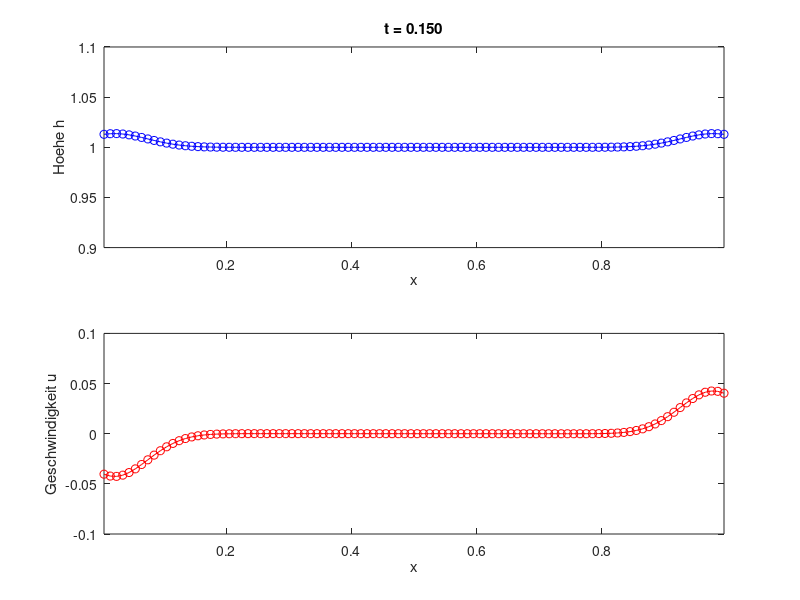
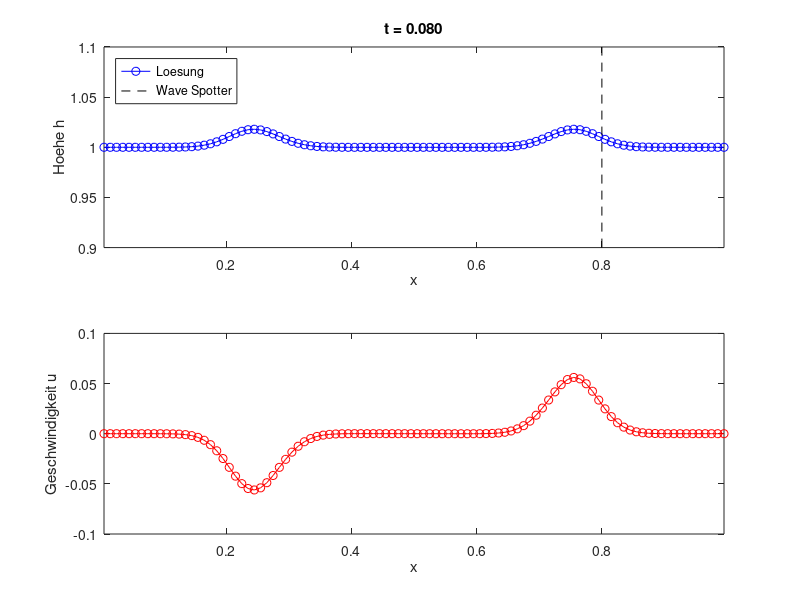

These charts were generated, in order, by the following MATLAB code:
%% HAUPTFUNKTION
% Finite-Volumen-Code zur Loesung der 1D Flachwassergleichungen
% Q_t + F_x(Q) = 0
% mit Q = [h, h*u] und F(Q) = [h*u, h*u^2 + 1/2*g*h^2]

%% HAUPTFUNKTION
% =========================================================================
function Flachwasser_FV()

close all

% Anfangswert-Szenario:
% 1 = Wellenproblem (Gauß'sche Glockenkurve)
% 2 = Dammbruchproblem (Stufenprofil)
szenario = 1;

% Modellparameter
g   = 9.81;% Erdbeschleunigung
h_0 = 1;% Wasserhoehe Ruhelage
u_0 = 0;% Horizontalgeschwindigkeit Ruhelage

% Raum-Diskretisierung
x_links  = 0;% Rechengebiet linker Rand
x_rechts = 1;% Rechengebiet rechter Rand
N        = 100;% Anzahl Gitterzellen

% Zeit-Diskretisierung
CFL   = 0.5;% CFL-Zahl
t_0   = 0;% Startzeit
t_end = 0.15;% Endzeit

% Variablen deklarieren
Q   = zeros(2,N); % Loesungsvektor (wird in jedem Zeitschritt ueberschrieben):
% erste Zeile = h, zweite Zeile = h*u
dx  = (x_rechts-x_links)/N; % Raum-Schrittweite
x   = ((dx/2):(dx):(x_rechts-dx/2))% Koordinaten Zellmittelpunkte

% Anfangswerte
if szenario == 1  % Wellenproblem
  % Amplitude der Anfangsstoerung
  dh = 0.1;
  % Gauss'sche Glockenkurve
  for i = 1:N
    Q(1,i) = h_0 + dh * exp(-(50*(x(i)-0.5))^2);
    Q(2,i) = Q(1,i)*u_0;
  end
elseif szenario == 2  % Dammbruchproblem
  % Amplitude der Anfangsstoerung
  % ...
else  % Szenario nicht implementiert
  error('Szenario nicht implementiert - waehle 1 (Wellenproblem) oder 2 (Dammbruchproblem)!')
end
  
% Initialisierung Laufvariablen
t = t_0;  % Zeit
spotted = false;  % Flag, ob bereits Welle detektiert wurde

% Visualisierung Anfangswerte
figure(1)
Qprim = cons2prim(Q);
visualize(Qprim,x,t,szenario,1)

% Zeitschleife ----------------------------------------------------------
while t<t_end

  % Berechnung Zeitschritt
  lambda_max = get_lambdamax(Q,g,N);
  dt = CFL*dx/lambda_max;

  % Anpassung Zeitschritt, falls Endzeitpunkt ueberschritten
  if t+dt > t_end
    dt = t_end - t;
  end 

  % Loesung zum naechsten Zeitschritt (ueberschreibe Loesungsvariable)
  Q = Euler_explizit(Q,dt,dx,lambda_max,N,g,szenario);
  
  % Zeitinkrement
  t = t + dt;

  % Anwendung Wave Spotter
  Qprim = cons2prim(Q);
  spotted = wave_spotter(Qprim,t,x,szenario,spotted);

  % Live-Visualisierung
  visualize(Qprim,x,t,szenario,1)
  drawnow   % aktualisiere Plot zur Laufzeit
  pause(0.01)

end % -------------------------------------------------------------------

end


%% UNTERFUNKTIONEN
% =========================================================================

% Zeitintegration 1.Ordnung mittels explizitem Euler-Verfahren ------------
function [Q_neu] = Euler_explizit(Q,dt,dx,lambda_max,N,g,szenario)
  % Raumoperator auswerten
  % ...
  R = FV(Q,dx,lambda_max,N,g,szenario);
  

  % explizites Euler-Verfahren anwenden
  % ...
  Q_neu = Q+dt*R;
end % ---------------------------------------------------------------------


% FV-Verfahren ------------------------------------------------------------
function [dQ] = FV(Q,dx,lambda_max,N,g,szenario)
  
  dQ = zeros(2,N);    % Loesungsinkrement
  
  % Ghost States an linkem und rechtem Rand des Rechengebiets
  if szenario == 1       % Gauss-Puls: Ausflussraender
    Qghost_L = Q(:,1);
    Qghost_R = Q(:,N);
  elseif szenario == 2   % Dammbruch: reflektierende Waende
    Qghost_L = 0;
    Qghost_R = 0;
  end
  
  % FV-Raumoperator zellweise zusammensetzen
  for i=1:N
    % numerische Fluesse am linken (G_L = G_{i-1/2}) und rechten (G_R = G_{i+1/2}) Zellrand
    if i==1       % linker Rand des Rechengebiets
      % ...
      G_L = LaxFriedrichs(Qghost_L,Q(:,i),lambda_max,g);
      G_R = LaxFriedrichs(Q(:,i),Q(:,i+1),lambda_max,g)
    elseif i==N   % rechter Rand des Rechengebiets
      % ...
      G_R = LaxFriedrichs(Q(:,N),Qghost_R,lambda_max,g);
      G_L = LaxFriedrichs(Q(:,i-1),Q(:,i),lambda_max,g);
    else          % innere Zellen
      G_L = LaxFriedrichs(Q(:,i-1),Q(:,i),lambda_max,g);
      G_R = LaxFriedrichs(Q(:,i),Q(:,i+1),lambda_max,g)
    end
    % FV-Raumoperator fuer aktuelle Zelle
    dQ(:,i) = - 1/dx * (G_R - G_L);
  end
  
end % ---------------------------------------------------------------------


% Numerische Flussfunktion: Lax-Friedrichs --------------------------------
function [G] = LaxFriedrichs(Q_L,Q_R,lambda_max,g)
  
  % Auswertung physikalischer Fluss
  F_L = flux(Q_L,g);
  F_R = flux(Q_R,g);
  
  % globaler Lax-Friedrichs-Fluss
  G = 0.5 * (F_L + F_R) - 0.5 * lambda_max * (Q_R - Q_L);
end % ---------------------------------------------------------------------


% Physikalische Flussfunktion der Flachwasser-Gleichungen -----------------
function [F] = flux(Q,g) 
  F = zeros(size(Q));
  
  % h*u
  F(1,:) = Q(2,:);
  % h*u^2 + 1/2*g*h^2
  F(2,:) = (Q(2,:)^2/Q(1,:)+0.5*g*Q(1,:)^2);
end % ---------------------------------------------------------------------


% Umrechnung konservative in primitive Variablen --------------------------
function [Qprim] = cons2prim(Q)
  Qprim = zeros(size(Q));
  
  % h
  Qprim(1,:) = Q(1,:);
  % u = h*u / h
  Qprim(2,:) = Q(2,:)./Q(1,:);
end % ---------------------------------------------------------------------


% Berechnung maximaler Eigenwert ------------------------------------------
function [lambda_max] = get_lambdamax(Q,g,N)
  a = zeros(1,N);
  Qprim = cons2prim(Q);
  
  for i=1:N

    u = Qprim(2,i);
    h = Qprim(1,i);
    lambda1 = u - sqrt(g*h);
    lambda2 = u + sqrt(g*h);
    
    a(i) = max(abs(lambda1),abs(lambda2))
  end
  
  % maximaler Eigenwert global
  lambda_max = max(a);
end % ---------------------------------------------------------------------



%% HILFSFUNKTIONEN
% =========================================================================

% Wave Spotter ------------------------------------------------------------
function [spotted_out] = wave_spotter(Qprim,t,x,szenario,spotted_in)
  
  % Definition Spotter
  x_spotter   = 0.8;  % Spotter-Position
  h_threshold = 1.01; % Schwellwert Hoehe
  
  % naehester Knotenpunkt zu Spotter-Position
  [~,i_spotter] = min(abs(x_spotter-x));
  
  % detektiere, wenn Hoehe h(x_spotter,t) Schwellwert zum ersten Mal ueberschreitet
  if not(spotted_in) && (Qprim(1,i_spotter) > h_threshold)
    
    % Ausgabe Zeitpunkt
    spotted_out = true;
    fprintf('Welle detektiert zum Zeitpunkt t = %8.6f\n',t)
    
    % Visualisierung in separater Figure
    visualize(Qprim,x,t,szenario,2)
    subplot(2,1,1),hold on
    plot(x_spotter*ones(1,2),ylim,'k--')   % Spotter-Position
    legend('Loesung','Wave Spotter','location','northwest')

  else
    
    % Welle bereits detektiert oder Schwellwert nicht erreicht
    spotted_out = spotted_in;
  end
end % ---------------------------------------------------------------------


% Visualisierung ----------------------------------------------------------
function visualize(Qprim,x,t,szenario,figure_index)
  figure(figure_index)

  % Hoehe
  subplot(2,1,1)
  plot(x,Qprim(1,:),'-ob')
  xlabel('x')
  ylabel('Hoehe h')
  title(sprintf('t = %5.3f',t))
  xlim([x(1),x(end)])
  if szenario == 1  % Wellenproblem
    ylim([0.9,1.1])
  else              % Dammbruchproblem
    ylim([0.9,1.4])
  end

  % Geschwindigkeit
  subplot(2,1,2)
  plot(x,Qprim(2,:),'-or')
  xlabel('x')
  ylabel('Geschwindigkeit u')
  xlim([x(1),x(end)])
  if szenario == 1  % Wellenproblem
    ylim([-0.1,0.1])
  else              % Dammbruchproblem
    ylim([-0.1,0.5])
  end

end % ---------------------------------------------------------------------